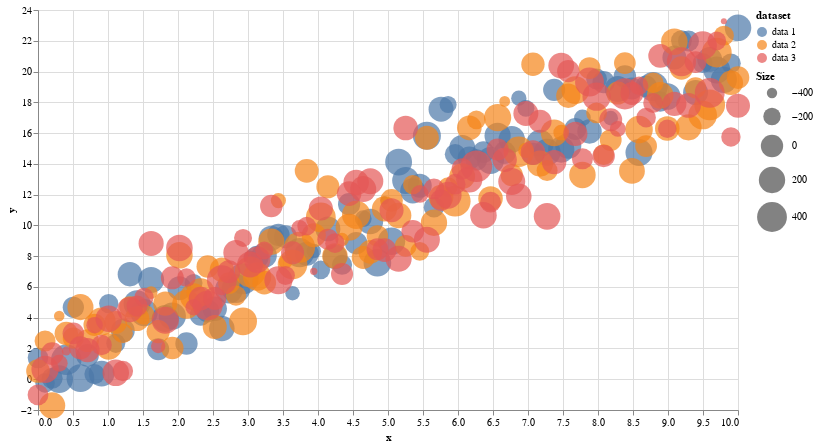

The cell this chart's notebook holds for it:
### Code cell
# Import libraries
import altair as alt
import numpy as np
import pandas as pd

# Generate the data
dfs = []

for i in range(3):
    x = np.linspace(0, 10, 100)
    y = 2 * x + 1 + np.random.randn(100) * 2
    z = np.random.normal(0.5, 2, 100)
    df = pd.DataFrame({"x": x, "y": y, "size": z * 100, "dataset": f"data {i + 1}"})
    dfs.append(df)

# Combine all dataframes
df_all = pd.concat(dfs)

# Create a bubble chart
alt.Chart(df_all).mark_circle().encode(
    x="x",
    y="y",
    size=alt.Size(
        "size", scale=alt.Scale(range=[0, 1000]), legend=alt.Legend(title="Size")
    ),
    color="dataset:N",
    tooltip=["x", "y", "size", "dataset"],
).properties(width=700, height=400)

### Figure 1 — Vega-Lite specification as saved in the notebook (floating-point values rounded to 4 significant figures; data arrays with more than 128 entries replaced by an {"elided": "..."} marker saying what was removed)
{"config": {"view": {"continuousWidth": 300, "continuousHeight": 300}}, "data": {"name": "data-908b22bd76bf7bb0ec720d6ef82179ee"}, "mark": {"type": "circle"}, "encoding": {"color": {"field": "dataset", "type": "nominal"}, "size": {"field": "size", "legend": {"title": "Size"}, "scale": {"range": [0, 1000]}, "type": "quantitative"}, "tooltip": [{"field": "x", "type": "quantitative"}, {"field": "y", "type": "quantitative"}, {"field": "size", "type": "quantitative"}, {"field": "dataset", "type": "nominal"}], "x": {"field": "x", "type": "quantitative"}, "y": {"field": "y", "type": "quantitative"}}, "height": 400, "width": 700, "$schema": "https://vega.github.io/schema/vega-lite/v5.8.0.json", "datasets": {"data-908b22bd76bf7bb0ec720d6ef82179ee": {"elided": "300 records"}}}
